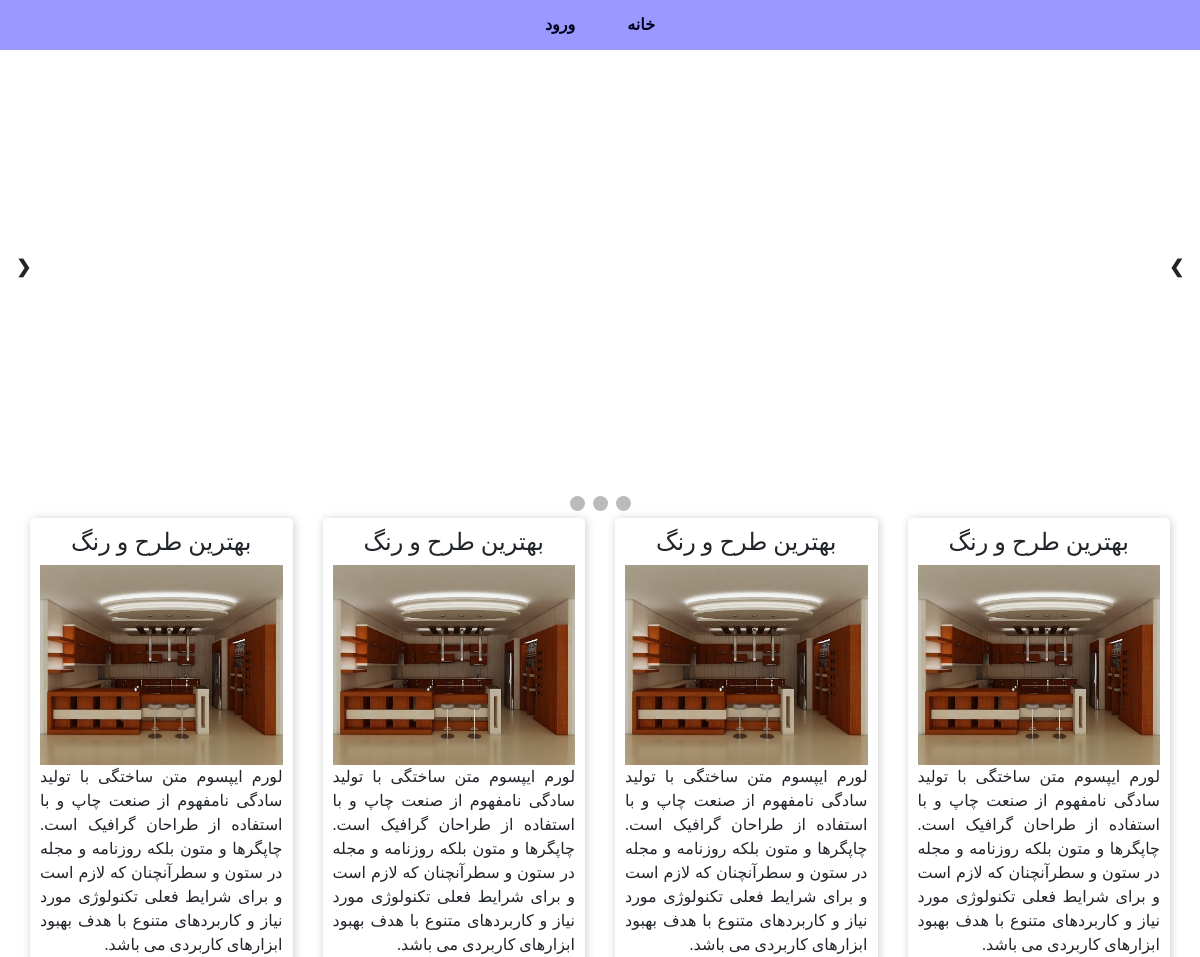
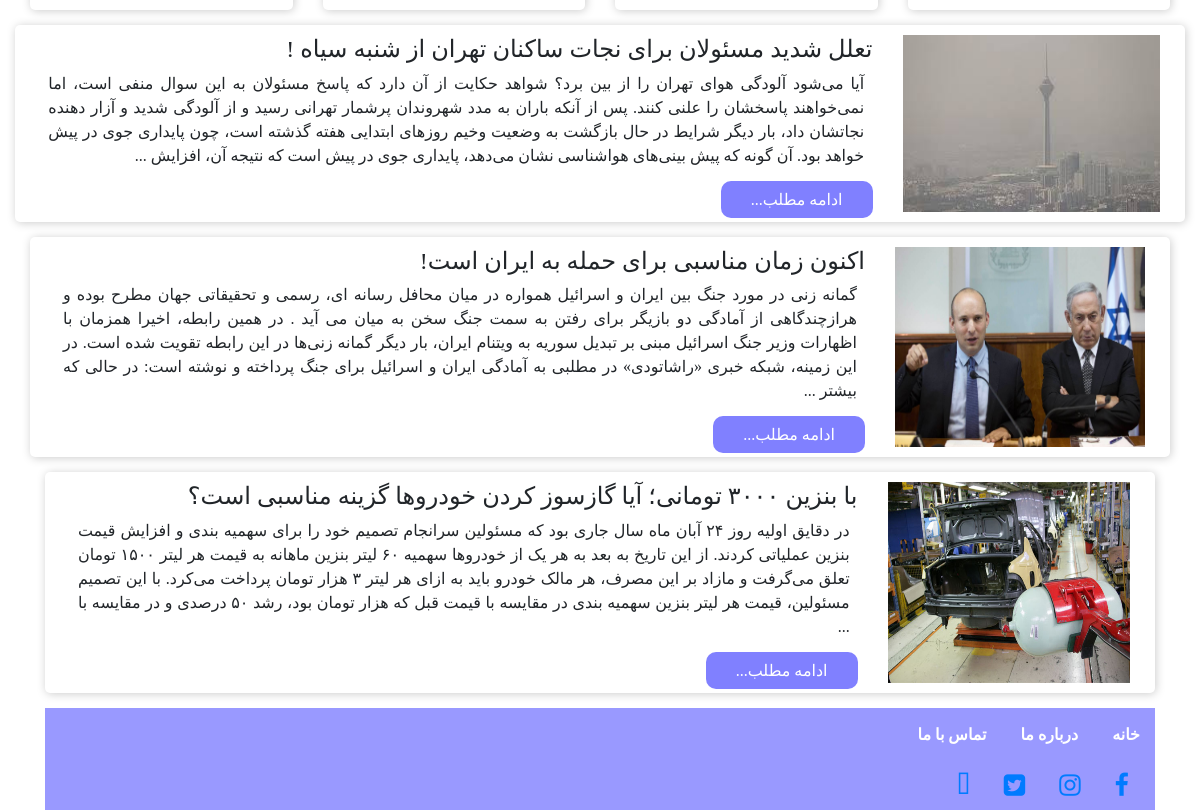
The page / on the database its author committed (2 pictures, top to bottom).
### tables this page shows
CREATE TABLE `menu` (
  `id` int(11) NOT NULL,
  `title` varchar(100) NOT NULL,
  `link` varchar(200) NOT NULL
);

CREATE TABLE `post` (
  `id` int(11) NOT NULL,
  `title` varchar(100) NOT NULL,
  `src` varchar(100) NOT NULL,
  `content` varchar(5000) NOT NULL
);

### func/func.php (called while the page is built)
<?php
function post_content($text)
{
	$text=substr($text,0,800);
	$text=substr($text,0,strrpos($text," "));
	$text=$text." ...";
	return $text;
}
?>

### index.php (the view, shortened to what this page needs)
<?php include ("header.php"); ?>
<?php include ("slider.php"); ?>
<?php include ("specialPost.php"); ?>
<?php include ("func/func.php"); ?>
<?php
$posrsql="SELECT * FROM  `post` ORDER BY  `id` DESC ;";
$postquery=mysqli_query($connect,$posrsql);
while($postfetch=mysqli_fetch_assoc($postquery))
{
?>
<div class="big-post container-fluid">
    <div class="big-content col-md-12 row ">
        <div class="big-content-thumb col-md-3">
            <img src=<?php echo $postfetch["src"]; ?>>
        </div>
        <div class="text-big col-md-9">
                <div class="big-content-title ">
                    <h4><?php echo $postfetch["title"]; ?>  </h4>
                </div>
                <div class="big-content-txt">
                    <p> <?php echo post_content($postfetch["content"]); ?> </p>
                </div>
                <div class="big-content-footer">
                    <a href=<?php echo "readmore.php?postid=$postfetch[id]" ?>>ادامه مطلب...</a>
                </div>
            </div>
    </div>
<?php
}
?>
<?php include ("footer.php"); ?>
</body>
</html>

### header.php (shortened to what this page needs)
<!DOCTYPE html>
<html>
<head>
    <link rel="stylesheet" href="https://cdnjs.cloudflare.com/ajax/libs/font-awesome/4.7.0/css/font-awesome.min.css">
    <link rel="stylesheet" href="css/bootstrap.min.css">
    <link rel="stylesheet" href="css/fontawesome.css">
	<link rel="stylesheet" href="css/style.css">
</head>
<body>
    <div class="menu">
            <ul class="nav justify-content-center">
            <?php
			 include ("config.php");
			 $mnu="SELECT * FROM  `menu` ORDER BY  `id` DESC ;";
			 $mnuresult=mysqli_query($connect,$mnu);
			 while($mnufetch=mysqli_fetch_assoc($mnuresult))
			 {
			?>
                <li class="nav-item active"><a href=<?php echo $mnufetch["link"] ?> class="nav-link"><?php echo $mnufetch["title"] ?></a></li>
                <?php
			 }
				?>
            </ul>
    </div>

### slider.php (shortened to what this page needs)
<div class="slider">
    <div class="slideshow-container">
        <a class="prev" onclick="plusSlides(-1)">&#10094;</a>
        <a class="next" onclick="plusSlides(1)">&#10095;</a>
    </div>
    <br>
    <div style="text-align:center">
        <span class="dot" onclick="currentSlide(1)"></span>
        <span class="dot" onclick="currentSlide(2)"></span>
        <span class="dot" onclick="currentSlide(3)"></span>
    </div>
</div>

### specialPost.php
<div class="content-wrapp container-fluid  row text-center">
        <div class=" col-sm-6 col-md-6 col-xl-3">
            <div class="content">
                <div class="content-title">
                        <h4>بهترین طرح و رنگ</h4>
                </div>
                <div class="content-thumb">
                        <img src="images/post1.jpg">
                </div>
                <div class="content-txt">
                    <p>لورم ایپسوم متن ساختگی با تولید سادگی نامفهوم از صنعت چاپ و با استفاده از طراحان گرافیک است. چاپگرها و متون بلکه روزنامه و مجله در ستون و سطرآنچنان که لازم است و برای شرایط فعلی تکنولوژی مورد نیاز و کاربردهای متنوع با هدف بهبود ابزارهای کاربردی می باشد. </p>
                </div>
            </div>
        </div>
    <div class=" col-sm-6 col-md-6 col-xl-3">
        <div class="content">
            <div class="content-title">
                    <h4>بهترین طرح و رنگ</h4>
            </div>
            <div class="content-thumb">
                    <img src="images/post1.jpg">
            </div>
            <div class="content-txt">
                <p>لورم ایپسوم متن ساختگی با تولید سادگی نامفهوم از صنعت چاپ و با استفاده از طراحان گرافیک است. چاپگرها و متون بلکه روزنامه و مجله در ستون و سطرآنچنان که لازم است و برای شرایط فعلی تکنولوژی مورد نیاز و کاربردهای متنوع با هدف بهبود ابزارهای کاربردی می باشد. </p>
            </div>
        </div>
    </div>
    <div class=" col-sm-6 col-md-6 col-xl-3">
        <div class="content">
            <div class="content-title">
                    <h4>بهترین طرح و رنگ</h4>
            </div>
            <div class="content-thumb">
                    <img src="images/post1.jpg">
            </div>
            <div class="content-txt">
                <p>لورم ایپسوم متن ساختگی با تولید سادگی نامفهوم از صنعت چاپ و با استفاده از طراحان گرافیک است. چاپگرها و متون بلکه روزنامه و مجله در ستون و سطرآنچنان که لازم است و برای شرایط فعلی تکنولوژی مورد نیاز و کاربردهای متنوع با هدف بهبود ابزارهای کاربردی می باشد. </p>
            </div>
        </div>
    </div>
    <div class=" col-sm-6 col-md-6 col-xl-3">
            <div class="content">
                <div class="content-title">
                        <h4>بهترین طرح و رنگ</h4>
                </div>
                <div class="content-thumb">
                        <img src="images/post1.jpg">
                </div>
                <div class="content-txt">
                    <p>لورم ایپسوم متن ساختگی با تولید سادگی نامفهوم از صنعت چاپ و با استفاده از طراحان گرافیک است. چاپگرها و متون بلکه روزنامه و مجله در ستون و سطرآنچنان که لازم است و برای شرایط فعلی تکنولوژی مورد نیاز و کاربردهای متنوع با هدف بهبود ابزارهای کاربردی می باشد. </p>
                </div>
            </div>
        </div>
    </div>

### footer.php
<footer>
    <div class="footer container-fluid">
        <div class="footermnu">
            <ul>
                <li><a href="index.php">خانه</a></li>
                <li><a href="aboutus.php">درباره ما</a></li>
                <li><a href="contactus.php">تماس با ما</a></li>
            </ul>
        </div>
        <div class="socialpage">
            <ul>
                <li><a href="#"><i class="fa fa-facebook" ></i></a></li>
                <li><a href="#"><i class="fa fa-instagram""></i></a></li>
                <li><a href="#"><i class="fa fa-twitter-square" ></i></a></li>
                <li><a href="#"><i class="fa fa-youtube-square" ></i></a></li>
            </ul>
        </div>
    </div>
</footer>

### css/style.css (style rules this page uses)
*,div,p,ul { padding:0px; margin:0px; }
body { font-family:"b yekan"; direction: rtl; }
.menu { background-color: #9999ff; }
.menu li a { color:#00001a; font-weight: 800; }
.menu li { padding:5px 10px; border-radius: 10px; }
.slider { width: 100%; height: auto; }
.content-wrapp { text-align: center; display: flex; margin: 0 auto; }
.content { border-radius: 5px; -webkit-box-shadow: 1px 1px 10px 0px rgba(204,204,204,1); -moz-box-shadow: 1px 1px 10px 0px rgba(204,204,204,1); box-shadow: 1px 1px 10px 0px rgba(204,204,204,1); padding: 10px; }
.content-title { text-align: center; }
.content-thumb { width: 100%; height: 200px; }
.content-thumb img { width: 100%; height: 100%; }
.content-txt { height: auto; text-align: justify; }
.big-content { direction: rtl; text-align: right; margin:15px auto; border-radius: 5px; -webkit-box-shadow: 1px 1px 10px 0px rgba(204,204,204,1); -moz-box-shadow: 1px 1px 10px 0px rgba(204,204,204,1); box-shadow: 1px 1px 10px 0px rgba(204,204,204,1); padding: 10px; }
.big-content-thumb img { width: 100%; height: 100%; }
.big-content-txt { margin: 0 1%; }
.big-content-txt p { text-align: justify; }
.big-content-footer { margin-top: 20px; }
.big-content-footer a { margin: 20px 0; background-color: #8080ff; color:#fff; border-radius: 10px; padding: 10px 30px; }
.slideshow-container { max-width: 100%; position: relative; margin: auto; }
.prev, .next { cursor: pointer; position: absolute; top: 50%; width: auto; margin-top: -22px; padding: 16px; color: white; font-weight: bold; font-size: 18px; transition: 0.6s ease; border-radius: 0 3px 3px 0; user-select: none; }
.next { right: 0; border-radius: 3px 0 0 3px; }
.prev { left:0; border-radius: 3px 0 0 3px; }
.dot { cursor: pointer; height: 15px; width: 15px; margin: 0 2px; background-color: #bbb; border-radius: 50%; display: inline-block; transition: background-color 0.6s ease; }
.footer { background: #9999ff; }
footer .container-fluid { padding: 0; }
.footermnu { width: 100%; height: auto; }
.footermnu a { text-decoration: none; color: #fff; font-weight: 800; }
.footermnu ul { direction: rtl; text-align: right; }
.footermnu ul li { display: inline-block; padding: 10px; margin: 5px; }
.socialpage { width: 100%; height: auto; }
.socialpage ul { direction: rtl; text-align: right; margin: 0 1%; }
.socialpage ul li { margin: 5px; display: inline-block; }
.socialpage ul li a { padding:5px 10px 2px; font-size: 25px; }

### rows shown on the page
menu: title "خانه"
menu: title "ورود"
post: src (picture), title "تعلل شدید مسئولان برای نجات ساکنان تهران از شنبه سیاه !", content "آیا می‌شود آلودگی هوای تهران را از بین برد؟ شواهد حکایت از آن دارد که پاسخ مسئولان به این سوال منفی است، اما نمی‌خواهند پاسخشان را علنی کنند. پس از آنکه باران به مدد شهروندان پرشمار تهرانی رسید و از آلودگی شدید و آزار دهنده نجاتشان داد، بار دیگر شرایط در حال بازگشت به وضعیت وخیم روز‌های ابتدایی هفته گذشته است، چون پایداری جوی در پیش خواهد بود. آن گونه که پیش بینی‌های هواشناسی نشان می‌دهد، پایداری جوی در پیش است که نتیجه آن، افزایش ..."
post: src (picture), title "اکنون زمان مناسبی برای حمله به ایران است!", content "گمانه زنی در مورد جنگ بین ایران و اسرائیل همواره در میان محافل رسانه ای، رسمی و تحقیقاتی جهان مطرح بوده و هرازچندگاهی از آمادگی دو بازیگر برای رفتن به سمت جنگ سخن به میان می آید . در همین رابطه، اخیرا همزمان با اظهارات وزیر جنگ اسرائیل مبنی بر تبدیل سوریه به ویتنام ایران، بار دیگر گمانه زنی‌ها در این رابطه تقویت شده است. در این زمینه، شبکه خبری «راشاتودی» در مطلبی به آمادگی ایران و اسرائیل برای جنگ پرداخته و نوشته است: در حالی که بیشتر ..."
post: src (picture), title "با بنزین ۳۰۰۰ تومانی؛ آیا گازسوز کردن خودرو‌ها گزینه مناسبی است؟", content "در دقایق اولیه روز ۲۴ آبان ماه سال جاری بود که مسئولین سرانجام تصمیم خود را برای سهمیه بندی و افزایش قیمت بنزین عملیاتی کردند. از این تاریخ به بعد به هر یک از خودرو‌ها سهمیه ۶۰ لیتر بنزین ماهانه به قیمت هر لیتر ۱۵۰۰ تومان تعلق می‌گرفت و مازاد بر این مصرف، هر مالک خودرو باید به ازای هر لیتر ۳ هزار تومان پرداخت می‌کرد. با این تصمیم مسئولین، قیمت هر لیتر بنزین سهمیه بندی در مقایسه با قیمت قبل که هزار تومان بود، رشد ۵۰ درصدی و در مقایسه با ..."
